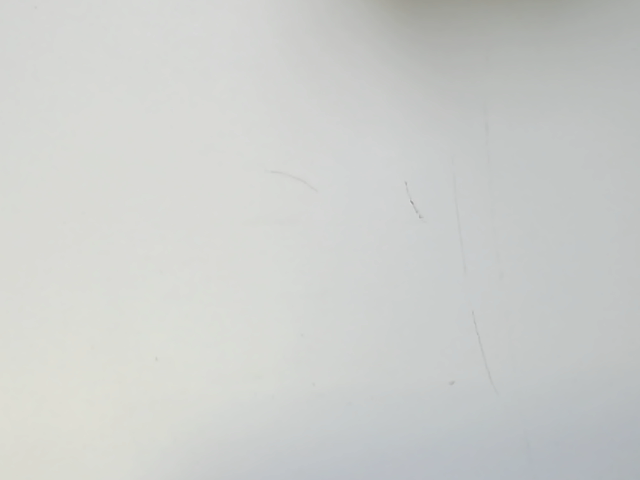
#> input picture baseimg.png, 640 x 480 px
$ python -i image_tools.py   (imports and definitions only)
#> lines starting #> are read from the running program, lines starting #| are printed output that depends on the picture; after the words box and inside, x2 and y2 are one past the last pixel; in counts of white or black regions, pixels touching at a corner belong together
import cv2
import imutils
import numpy as np
from source.configuration import Config as p


def adjust_gamma(image, gamma=2.0):
    # build a lookup table mapping the pixel values [0, 255] to
    # their adjusted gamma values
    inv_gamma = 1.0 / gamma
    table = np.array([((i / 255.0) ** inv_gamma) * 255
                      for i in np.arange(0, 256)]).astype("uint8")

    # apply gamma correction using the lookup table
    return cv2.LUT(image, table)


def crop_zone(image, x0, y0, xf, yf):
    return image[int(y0):int(yf), int(x0):int(xf)]


def zoom_center(image):
    """ zoom in the center of the image"""
    crop_img = image[p.cam_area[0][0]:p.cam_area[1][0], p.cam_area[0][1]:p.cam_area[1][1]]
    return imutils.resize(crop_img, width=image.shape[1])


def find_center_contours(image):
    """ find all the contours in the center of a given image"""

    blurred = cv2.GaussianBlur(image, (5, 5), 0)
    thresh_rgb = blurred.copy()

    # for each color channel
    for index, channel in enumerate(cv2.split(thresh_rgb)):
        # make channel binary with an adaptive threshold
        thresh = cv2.adaptiveThreshold(channel, 255, cv2.ADAPTIVE_THRESH_MEAN_C, cv2.THRESH_BINARY, 103, 8)
        # Structure the channel with Rectangle shapes
        kernel = cv2.getStructuringElement(cv2.MORPH_RECT, (10, 10))
        thresh = cv2.morphologyEx(thresh, cv2.MORPH_CLOSE, kernel)

        # merge channels
        thresh_rgb[:, :, index] = thresh
#> this loop made 3 passes
#> pass 1, in find_center_contours, `thresh = cv2.adaptiveThreshold(channel, 255, cv2.ADAPTIVE_THRESH_MEAN_..`:
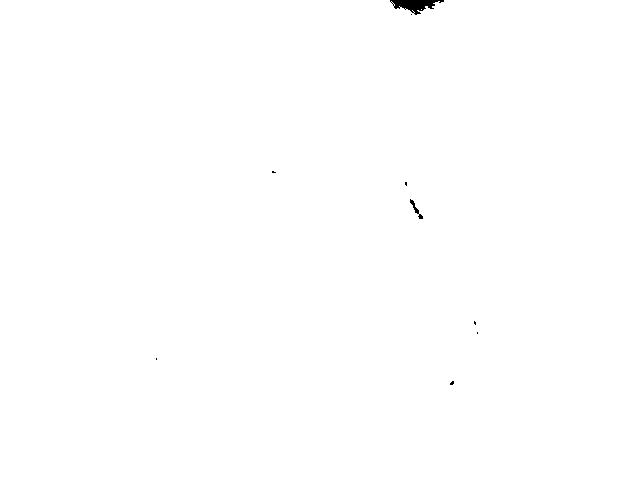
#> thresh: shape (480, 640); 99.8% white; 9 black regions (7 under 20 px), largest, box (x1, y1, x2, y2) and area: (390, 0, 444, 15) 415, (410, 199, 423, 219) 65

    # convert into Gray scale(luminance)
    thresh_gray = cv2.cvtColor(thresh_rgb, cv2.COLOR_RGB2GRAY)
    # zoom in the center
    thresh_gray = zoom_center(thresh_gray)
    image = zoom_center(image)
    # invert black/white
    thresh_gray = cv2.bitwise_not(thresh_gray)

    kernel = np.ones((5, 5), np.uint8)
    thresh_gray = cv2.erode(thresh_gray, kernel, iterations=10)

    # find contours
    contours = cv2.findContours(thresh_gray.copy(), cv2.RETR_EXTERNAL, cv2.CHAIN_APPROX_SIMPLE)
    contours = imutils.grab_contours(contours)

    return contours, image

>>> import cv2
>>> picture = cv2.cvtColor(cv2.imread('../baseimg.png'), cv2.COLOR_BGR2RGB)
#> (the run stopped early here; a loop or call above may not have finished)
